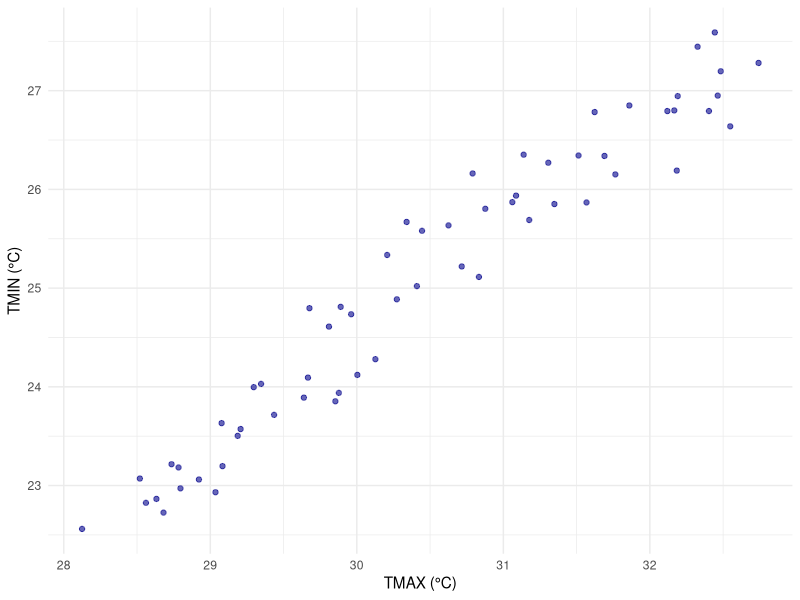
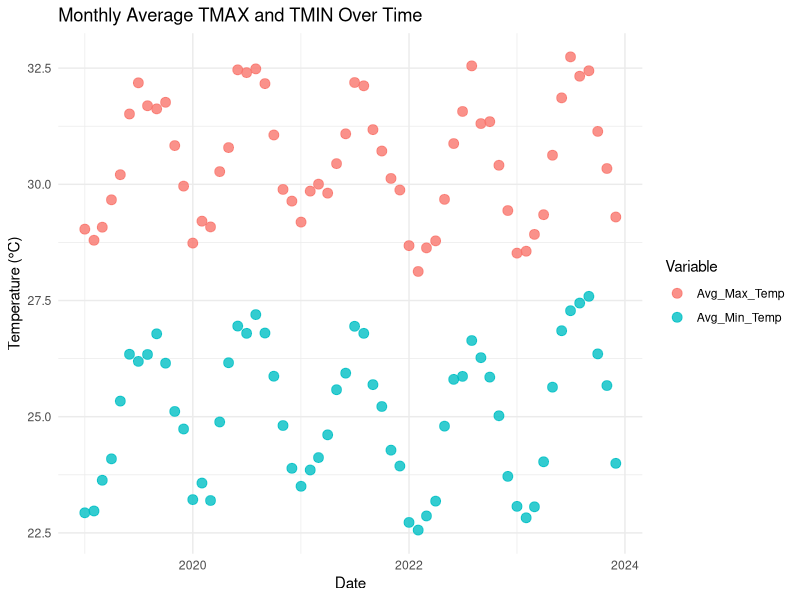

The R script that drew these images, in order:


# Load libraries
library(tidyverse)
library(ggplot2)
library(dplyr)
library(tidyr)


# Set working directory

setwd("C:\\Users\\romin\\Desktop\\My Thesis\\SQM CSVs\\Weather Data")

# Create a data name

stx_weather <- read.csv("Climate Data.csv")


weather_clean <-stx_weather %>%
  select(
    Name, 
    Date, 
    Tmax=TMAX..Maximum.Temperature.,
    Tmin=TMIN..Minimum.Temperature.)


weather_monthly_per_year <- weather_clean %>%
  # 1. Convert Date column to true Date format
  mutate(Date = as.Date(Date)) %>% 
  mutate(
    Year = year(Date),
    Month = month(Date)) %>%
  group_by(Year, Month) %>% 
  summarise(
    Avg_Max_Temp = mean(Tmax, na.rm = TRUE),
    Avg_Min_Temp = mean(Tmin, na.rm = TRUE),
    .groups = "drop")

# View the detailed multi-year breakdown
View(weather_monthly_per_year)


ggplot(weather_monthly_per_year, aes(x = Avg_Max_Temp, y = Avg_Min_Temp)) +
  geom_point(color = "darkblue", alpha = 0.6) +
  labs(
    title = NULL,
    x = "TMAX (°C)",
    y = "TMIN (°C)"
  ) +
  theme_minimal()


weather_long <- weather_monthly_per_year %>%
  mutate(Date = as.Date(paste(Year, Month, "01", sep = "-"))) %>%
  pivot_longer(
    cols = c(Avg_Max_Temp, Avg_Min_Temp),
    names_to = "Variable",
    values_to = "Value"
  )

ggplot(weather_long, aes(x = Date, y = Value, color = Variable)) +
  geom_point(size = 3, alpha = 0.8) +
  labs(
    title = "Monthly Average TMAX and TMIN Over Time",
    x = "Date",
    y = "Temperature (°C)",
    color = "Variable"
  ) +
  theme_minimal()

























  
